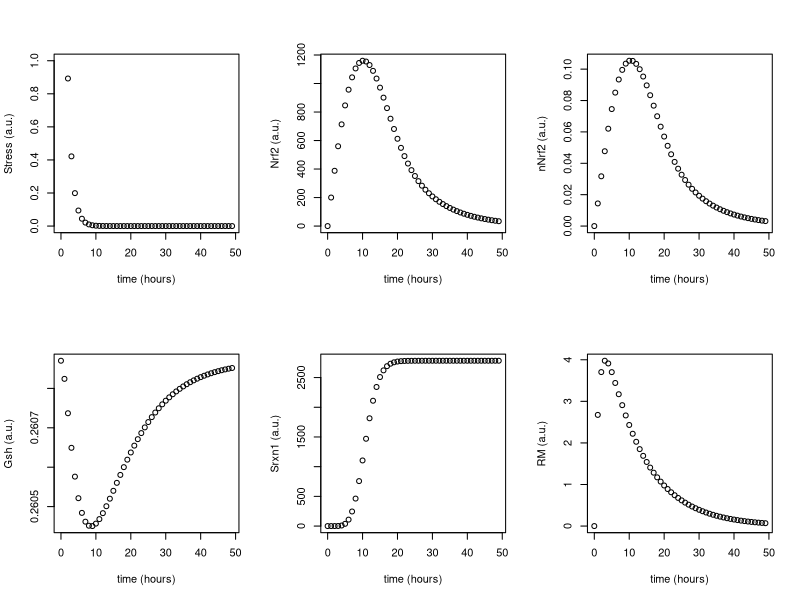

Recreate this plot in R. (Note: this script raises an error after producing the figure.)
## LACDR model for oxidative stress response (OSR)
## Created by Isoude Kuijper and made available for BOO 2020
## Date: 06/04/2020
##
## This model contains 5 state variables, namely 
## - Nrf2 (Nrf2)
## - nuclear Nrf2 (nNrf2)
## - Gsh (Gsh)
## - Srxn1 (Srxn1)
## - reactive metabolites (RM)

# First load the deSolve package. If this gives an error, you probably need 
# to install it first with install.packages("deSolve")
library('deSolve')
library(tidyr)


### SECTION I: Build the model and assign the parameter values ###

# Function that defines the ddr model including the stress input function
osr <- function(t, inistate, parameters) {
  with(as.list(c(inistate, parameters)), {

    dS = -time_constant1 * S
    dNrf2 = exportNrf2 * nNrf2 - importNrf2 * Nrf2 + buildNrf2Base - (vMax * Nrf2) / (km * (1 + RM / kiRM) + Nrf2)
    dnNrf2 = importNrf2 * Nrf2 - exportNrf2 * nNrf2
    dGsh = buildGshBase + buildGsh * nNrf2**hill_Gsh / (K_Gsh**hill_Gsh + nNrf2**hill_Gsh) - conjFormToDegrGsh * conjForm * Gsh - conjForm * Gsh * RM
    dSrxn1 = buildSrxn1Base + buildSrxn1 * nNrf2**hill_Srxn1 / (K_Srxn1**hill_Srxn1 + nNrf2**hill_Srxn1)  - degradSrxn1 * Srxn1
    dRM = buildRM - conjForm * Gsh * RM - degradRM * RM + S
    
    list(c(dS, dNrf2, dnNrf2, dGsh, dSrxn1, dRM))
  })
}

# Make a function that defines the parameters and 
# runs the ddr model with those parameters
osrdose <- function(stress, tspan){
  if(1){
    pars.nostim = c(

      importNrf2 = 4.251955e-04,
      exportNrf2 = 4.672772e+00,
      buildNrf2Base = 2.297422e+02, #2.297422e base, test1 = 2.297422e+01, test2 = 2.297422e+01
      vMax = 1.345040e+08, #vMax = 1.345040e+08 base, test1 = 1.345040e+06, test2 = 1.345040e+05
      km = 3.816342e+02,
      kiRM = 1.338881e-06,
      buildGshBase = 5.530482e-02,
      buildGsh = 1.063481e+00,
      hill_Gsh = 6.499604e+00,
      K_Gsh = 4.580483e+00,
      conjForm = 1.240263e-04,
      buildSrxn1Base = 9.996659e-09,
      buildSrxn1 = 3.405193e+06,
      hill_Srxn1 = 6.003976e+00,
      K_Srxn1 = 4.833310e-01,
      conjFormToDegrGsh = 1.709325e+03,
      buildRM = 3.386074e-07,
      degradSrxn1 = 3.687709e-08,
      degradRM = 9.137437e-02,
      
      time_constant1 = 0.75
    )
  }
  inistate = c(
    Nrf2 = 2.455416e-03,
    nNrf2 = 2.234288e-07,
    Gsh = 2.608704e-01,
    Srxn1 = 2.710805e-01,
    RM = 3.704403e-06
  )
  #
  tspan_pre <-  seq(0, 1000, by = 1)
  ic <-  ode(
    y = c(S = 0, inistate), # stress is equal to 0
    times = tspan_pre,
    func = osr,
    parms = pars.nostim
  )

  out <-  ode(
    y = c(S = stress, ic[nrow(ic),3:ncol(ic)]), # stress is equal to stresslevel
    times = tspan,
    func = osr,
    parms = pars.nostim
  )
  return(out)
}

### SECTION II: Run the ddr model ###

# Select the time span for which you want to run the model
tspan <-  seq(0, 49, by = 1)

# Run the model and save the simulation in variable 'xx'
xx <- osrdose(stress = 4, tspan) #test1 = 1, test2 = 1 

# Rescale the model simulation
Nrf2 <- data.frame(xx)$Nrf2
nNrf2 <- data.frame(xx)$nNrf2
Gsh <- data.frame(xx)$Gsh
Srxn1 <- data.frame(xx)$Srxn1
RM <- data.frame(xx)$RM

### SECTION III: Plot the output ###

par(mfrow=c(2,3))

plot(tspan, data.frame(xx)$S, xlab="time (hours)", ylab="Stress (a.u.)", ylim = c(0,1))
plot(tspan, Nrf2, xlab="time (hours)", ylab="Nrf2 (a.u.)")
plot(tspan, nNrf2, xlab="time (hours)", ylab="nNrf2 (a.u.)")
plot(tspan, Gsh, xlab="time (hours)", ylab="Gsh (a.u.)")
plot(tspan, Srxn1, xlab="time (hours)", ylab="Srxn1 (a.u.)")
plot(tspan, RM, xlab="time (hours)", ylab="RM (a.u.)")

Gsh

Nrf2 %>% write.table(.,"E:/BFW/Master BPS/RP1/Neural Network/R - OSR model/Nrf2_test2.txt")
Srxn1 %>% write.table(.,"E:/BFW/Master BPS/RP1/Neural Network/R - OSR model/Srxn1_test2.txt")

                     
                     
